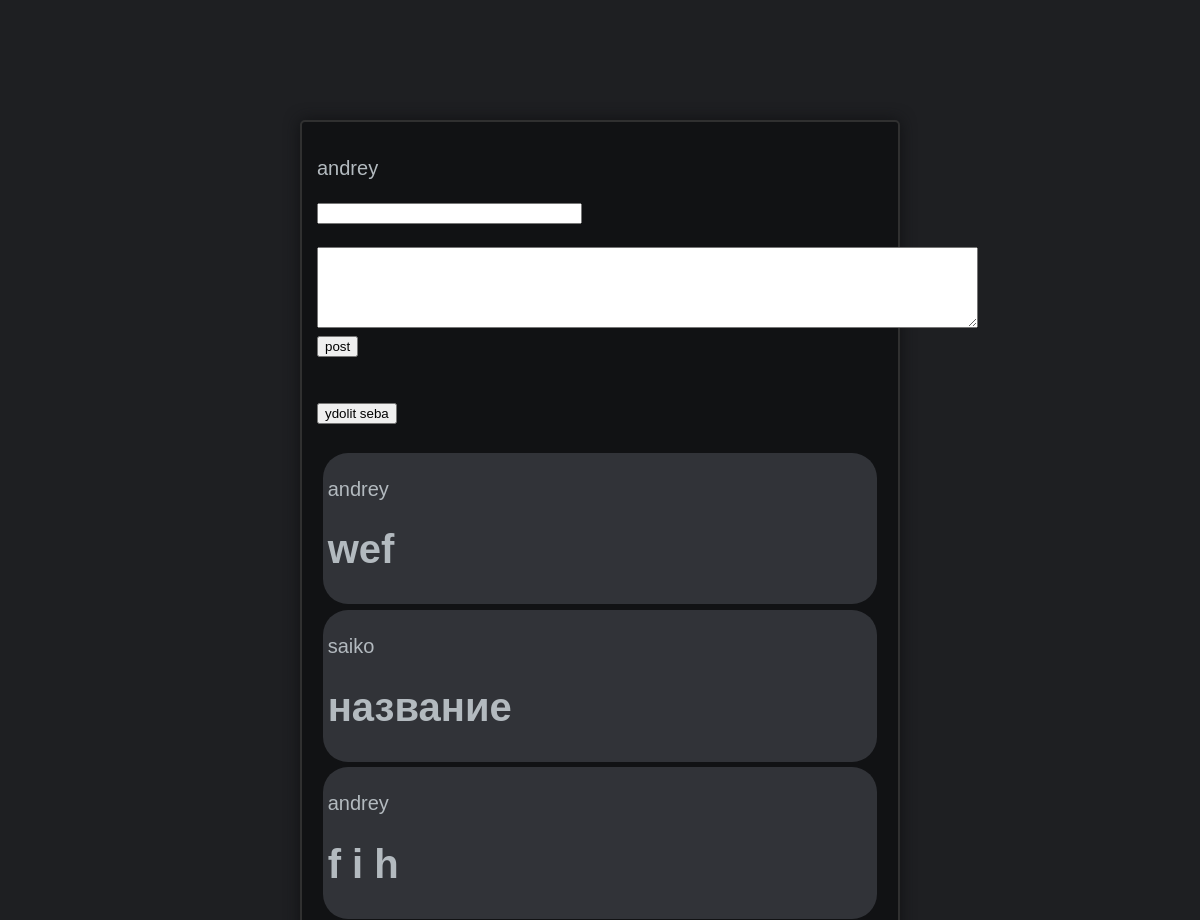
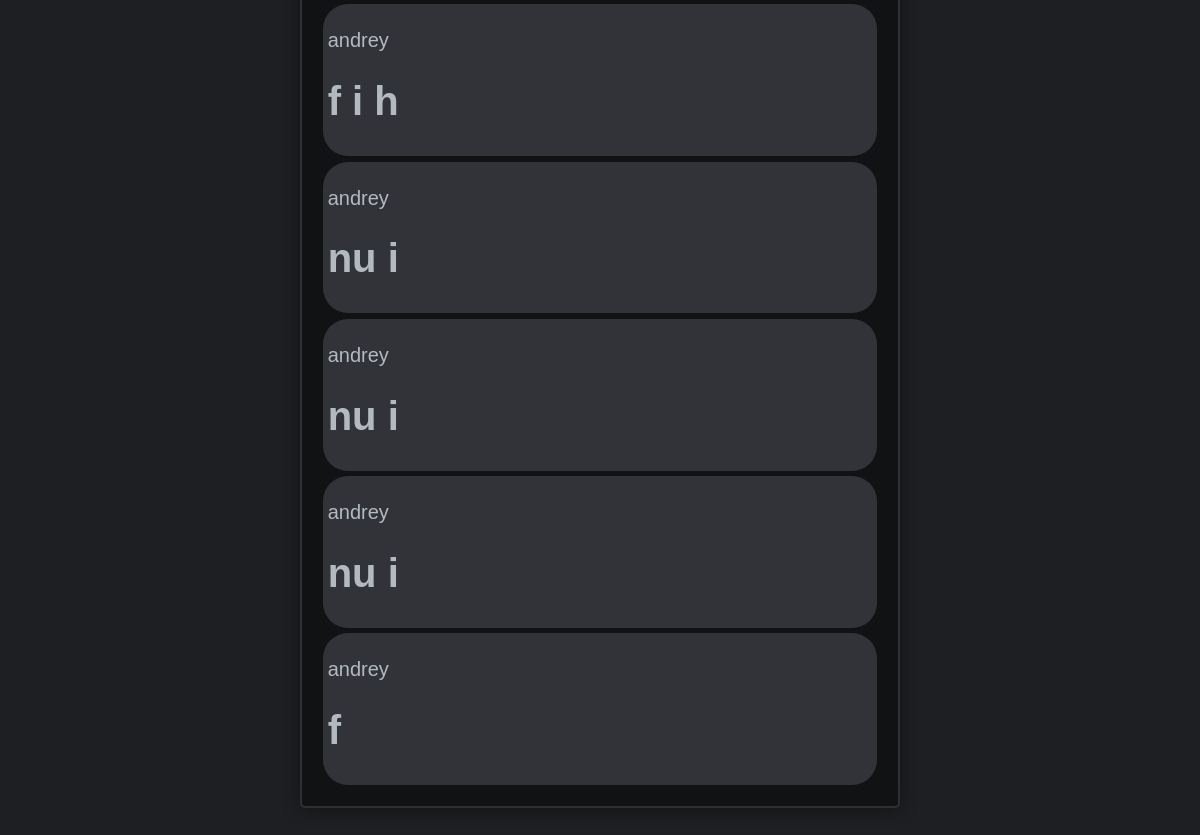
/mysite (signed in), run on the app's committed database (2 pictures, top to bottom).
### tables this page shows
CREATE TABLE ludi (
  id integer primary key autoincrement,
  password text not null,
  log text not null
);

CREATE TABLE entries (id integer PRIMARY KEY AUTOINCREMENT, title text NOT NULL, text text NOT NULL, userId INTEGER REFERENCES ludi (id));

### site.py (the view, shortened to what this page needs)
@app.route("/mysite", methods=['GET', 'POST'])
def mysite():
    db = get_db()
    pred = ""
    try:
        if not session['logged_in']:
            return redirect(url_for("login"))
    except:
        return redirect(url_for("login"))
    cur = db.execute('SELECT title, text, userId, id FROM entries order by id desc')
    entries = cur.fetchall()
    for i in entries:
        i['userName'] = db.execute('SELECT log FROM ludi WHERE id = ?', [i['userId'], ]).fetchone()['log']
    return render_template('mysite2.html', info=f"{session['log']}", entries=entries, pred=pred)

### site.py (called while the page is built)
def my_factory(col,b):
    cols={}
    for i,name in enumerate(col.description):
        cols[name[0]]=b[i]
    return cols

def connect_db():
    rv = sqlite3.connect(app.config['DATABASE'])
    rv.row_factory = my_factory
    return rv

def get_db():
    if not hasattr(g, 'sqlite_db'):
        g.sqlite_db = connect_db()
    return g.sqlite_db

### templates/mysite2.html (shortened to what this page needs)
<!doctype html>
<html>
	<body>
	</body>
	<head>
		<div class=gg>
			<p>{{info}}</p>
			<form method="post">
				<input type="text" size=30 name="title"><br><br>
				<textarea name="text" rows=5 cols=80></textarea>
				<input type="submit" name="o" value="post">
			</form>
			<br>
			<form method="post">
				<input type="submit" name="y" value="ydolit seba">
			</form>
			<br>
			{% for entry in entries %}
				<a href="{{ url_for('show_post', post_id=entry.id) }}" class="gg1">
				<div class=post>
					{% if entry.userId %}
						<p>{{ entry.userName }}</p>
					{% else %}
						<p> анонимус </p>
					{% endif %}
					<h1>{{ entry.title }} </h1>
				</div>
				</a>
			{% else %}
				<p> никого тут нет </p>
			{% endfor %}
		</div>
	</head>
</html>

### templates/mysite2.html (style rules this page uses)
body { margin: 0; background: #1E1F22; }
.gg { font-family: sans-serif; font-size: 20px; font-weight: 40; color: #B3BABF; background: #111214; border: 2px solid #303030; border-radius: 5px; padding: 15px; margin: 10% 25% 10% 25%; box-shadow: 0px 0px 15px #111214; }
.post { font-family: sans-serif; font-size: 20px; font-weight: 40; padding: 5px; background: #313338; border-radius: 25px; margin: 1% 1% 1% 1%; }
.gg1 { text-decoration: None; color: #B3BABF; }

### data on the page
ludi: log "andrey"
entries: userName "andrey", title "wef"
entries: userName "saiko", title "название"
entries: userName "andrey", title "f i h"
entries: userName "andrey", title "f i h"
entries: userName "andrey", title "nu i"
entries: userName "andrey", title "nu i"
entries: userName "andrey", title "nu i"
entries: userName "andrey", title "f"
